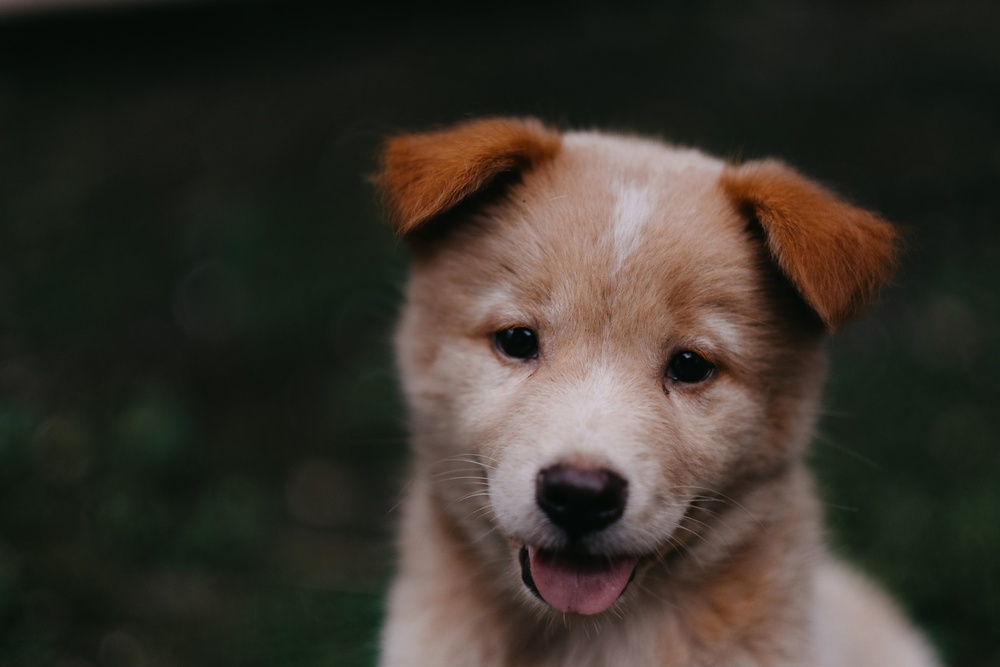
#> input picture Módulos/Módulo2/Scripts/arquivos/00-cachorro.jpg, 1000 x 667 px, shrunk from 1950 x 1300 before the run, given in place of the camera
$ python py07.py
#> lines starting #> are read from the running program, lines starting #| are printed output that depends on the picture; after the words box and inside, x2 and y2 are one past the last pixel; in counts of white or black regions, pixels touching at a corner belong together
# -*- coding: utf-8 -*-
"""
Created on Sat Apr 25 20:45:31 2020

@author: André
"""

import cv2
import numpy as np

# Segementação da cor

cap = cv2.VideoCapture(0)

# Loop para capturar frames
while True:

    # Ler o frame
    ret, frame = cap.read()
#> frame is the input picture: shape (667, 1000, 3); mean B, G, R 43.8, 51.8, 57.3

    # Converter de BGR para HSV
    hsv = cv2.cvtColor(frame, cv2.COLOR_BGR2HSV)
#> hsv: shape (667, 1000, 3); mean H, S, V 42.6, 74.2, 60.9

    # Definir o range das cores
    lower_color = np.array([0, 100, 100])
    upper_color = np.array([10, 255, 255])

    # Threshold da imagem dentro dos limites minimo e máximo
    mask = cv2.inRange(hsv, lower_color, upper_color)
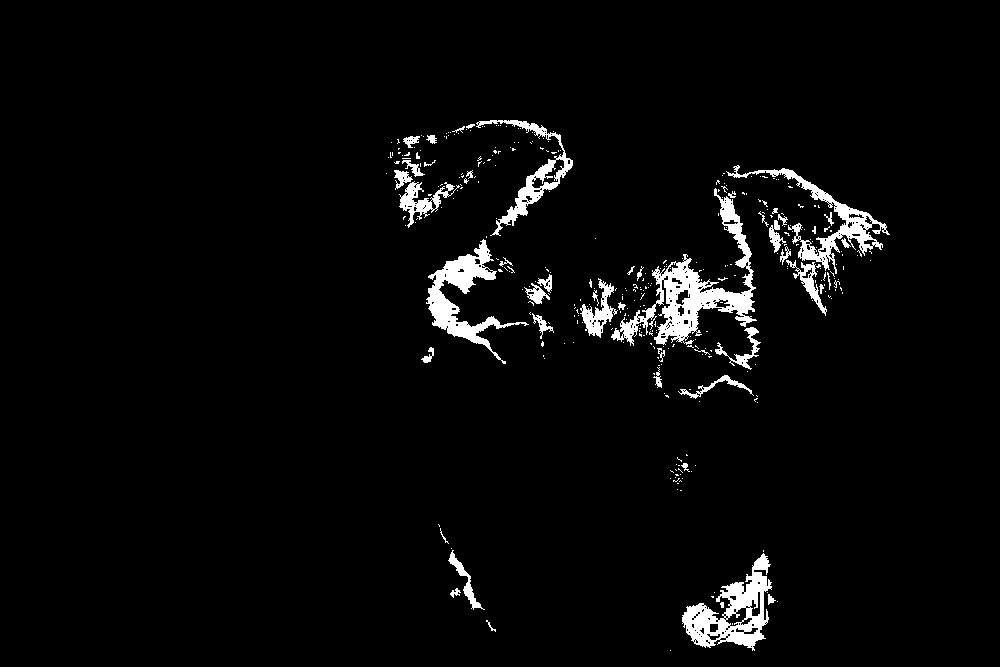
#> mask: shape (667, 1000); 3.4% white; 350 white regions (301 under 20 px), largest, box (x1, y1, x2, y2) and area: (611, 188, 757, 346) 5230, (682, 553, 772, 651) 3502, (426, 239, 529, 364) 3156

    res = cv2.bitwise_and(frame, frame, mask=mask)
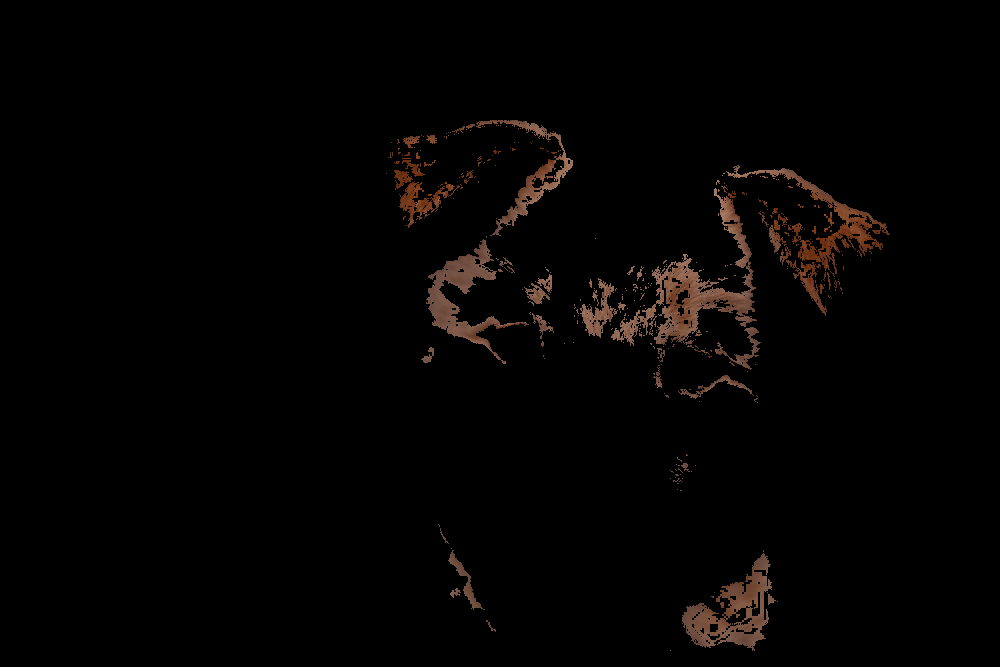
#> res: shape (667, 1000, 3); mean B, G, R 2, 2.7, 4.2

    # Display o resultado do frame (após as alterações, se tiver)
    cv2.imshow('frame', frame)
    cv2.imshow('mask', mask)
    cv2.imshow('resultado', res)

    # Opção para fechar a janela com o teclado
    if cv2.waitKey(1) & 0XFF == ord('q'):
#> (key q is pressed here)
        break

# Liberar a câmera e destruir todas as janelas abertas
cap.release()
cv2.destroyAllWindows()
